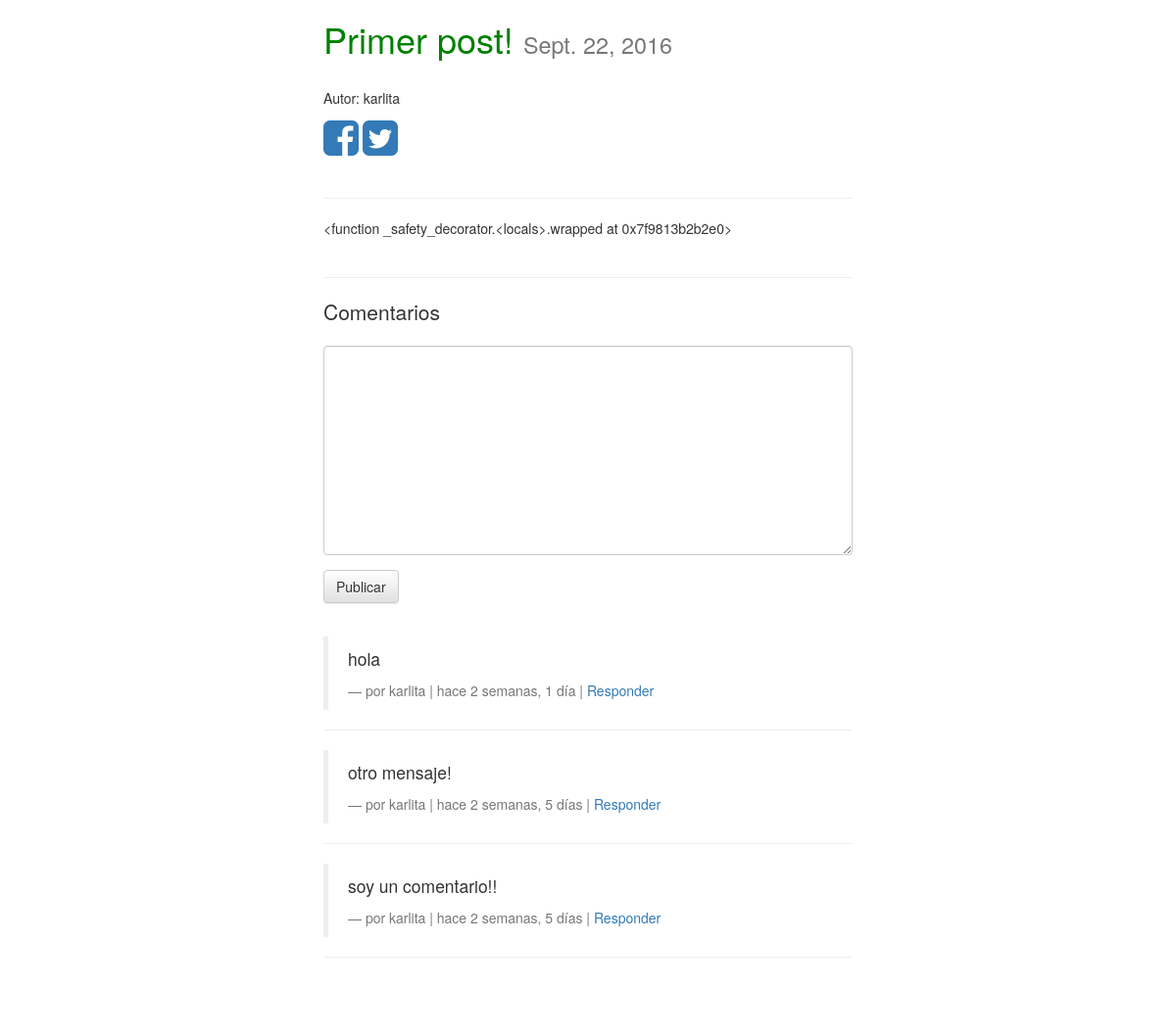
The page /posts/primer-post/ on the database as committed earlier.
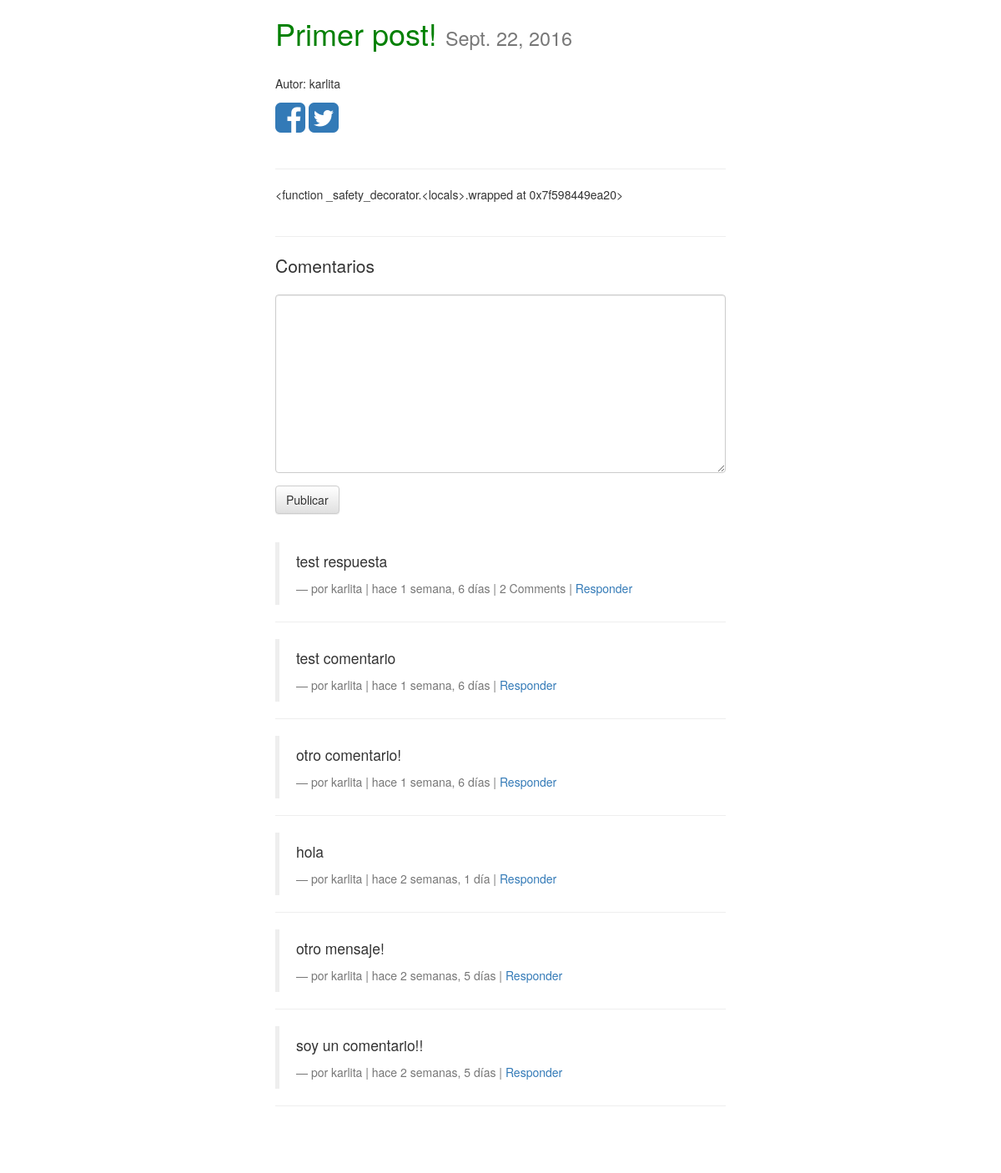
The same page on the database as committed later.
### posts/models.py (models this page shows, shortened)
class Post(models.Model):
	user = models.ForeignKey(settings.AUTH_USER_MODEL, default=1)
	titulo = models.CharField(max_length=150)
	slug = models.SlugField(unique=True)
	imagen = models.ImageField(upload_to=upload_location,
			null=True,
			blank=True,
			height_field="height_field",
			width_field="width_field")
	height_field = models.IntegerField(default=0)
	width_field = models.IntegerField(default=0)
	contenido = models.TextField()
	draft = models.BooleanField(default=False)
	publish = models.DateField(auto_now=False, auto_now_add=False)
	timestamp = models.DateTimeField(auto_now_add=True, auto_now=False)
	actualizado = models.DateTimeField(auto_now_add=False, auto_now=True)
	objects = PostManager()
	class Meta:
		ordering = ["-timestamp", "-actualizado"]
	def get_markdown(self):
		contenido = self.contenido
		markdown_text = markdown(contenido)
		return mark_safe(markdown_text)
	@property
	def comments(self):
		instance = self
		qs = Comment.objects.filter_by_instance(instance)
		return qs
	@property
	def get_content_type(self):
		instance = self
		content_type = ContentType.objects.get_for_model(instance.__class__)
		return content_type

### comments/models.py (models this page shows, shortened)
class Comment(models.Model):
	user = models.ForeignKey(settings.AUTH_USER_MODEL, default=1)
	content_type = models.ForeignKey(ContentType, on_delete=models.CASCADE)
	object_id = models.PositiveIntegerField()
	content_object = GenericForeignKey('content_type', 'object_id')
	parent = models.ForeignKey("self", null=True, blank=True)
	content = models.TextField()
	timestamp = models.DateTimeField(auto_now_add=True)
	objects = CommentManager()
	class Meta:
		ordering = ["-timestamp"]
	def children(self): #respuestas(reply)
		return Comment.objects.filter(parent=self)

### posts/views.py (the view, shortened to what this page needs)
# urls.py: url(r'^(?P<slug>[\w-]+)/$', views.post_detail, name='detail'),
def post_detail(request, slug=None):
	instance = get_object_or_404(Post, slug=slug)
	if instance.publish > timezone.now().date() or instance.draft:
		if not request.user.is_staff or not request.user.is_superuser:
			raise Http404
	share_string = quote_plus(instance.titulo)
	initial_data = {
		"content_type": instance.get_content_type,
		"object_id": instance.id,
	}
	form = CommentForm(request.POST or None, initial=initial_data)
	comments = instance.comments #Comment.objects.filter_by_instance(instance)
	context = {
		"titulo": instance.titulo,
		"instance": instance,
		"share_string": share_string,
		"comments": comments,
		"comment_form": form,
	}
	return render(request, "post_detail.html", context)

### comments/forms.py
class CommentForm(forms.Form):
	content_type	= forms.CharField(widget=forms.HiddenInput)
	object_id		= forms.IntegerField(widget=forms.HiddenInput)
	content 		= forms.CharField(label='', widget=forms.Textarea)

### comments/models.py (called while the page is built)
	def filter_by_instance(self, instance):
		content_type = ContentType.objects.get_for_model(instance.__class__)
		obj_id = instance.id
		qs = super(CommentManager, self).filter(content_type=content_type, object_id=obj_id).filter(parent=None)
		return qs

### posts/templatetags/urlify.py (called while the page is built)
@register.filter
def urlify(value):
	return quote_plus(value)

### templates/post_detail.html (shortened to what this page needs)
{% extends "base.html" %}
{% load urlify %}
{% load crispy_forms_tags %}
{% block content %}
<div class='col-sm-6 col-sm-offset-3'>
<h1>{{ titulo }}  <small>{% if instance.draft %} <span style='color:red;'>DRAFT</span> {% endif %}
{{ instance.publish }}</small></h1><br>
	{% if instance.user.get_full_name %}
	<p>Autor: {{ instance.user.get_full_name }}</p>
	{% else %}
	<p>Autor: {{ instance.user }}</p>
	{% endif %}
<a href="https://www.facebook.com/sharer/sharer.php?u={{ request.build_absolute_uri }}">
<i class="fa fa-facebook-square fa-3x" aria-hidden="true"></i></a>
<a href="https://twitter.com/home?status={{ instance.titulo|urlify }} {{ request.build_absolute_uri }}">
<i class="fa fa-twitter-square fa-3x" aria-hidden="true"></i></a>
<br/><br/><hr/>
<div class='row'>
<div class='col-sm-12'>
<div class='post-detail-art'>{{ instance.get_markdown }}</div>
<br/><hr/>
<div>
<p class='lead'>Comentarios</p>
<form method="POST" action='.'>{% csrf_token %}
	{{ comment_form|crispy }}
	<input type='submit' value='Publicar' class='btn btn-default' />
</form>
<br/>
{% for comment in comments %}
<blockquote>
	<p>{{ comment.content }}</p>
	<footer>por {{ comment.user }} | hace {{ comment.timestamp|timesince }} | {% if comment.children.count > 0 %}{{ comment.children.count }} Comment{% if comment.children.count > 1 %}s{% endif %} | {% endif %}<a class='comment-reply-btn' href='#'>Responder</a></footer>
</blockquote>
<hr/>
{% endfor %}
</div>
<br/>
<br><br>
</div>
</div>
{% endblock %}

### templates/base.html (shortened to what this page needs)
{% load staticfiles %}
<html>
<head>
<link rel="stylesheet" href="https://maxcdn.bootstrapcdn.com/bootstrap/3.3.7/css/bootstrap.min.css">
<link rel="stylesheet" href="https://maxcdn.bootstrapcdn.com/bootstrap/3.3.7/css/bootstrap-theme.min.css">
<link rel="stylesheet" href="https://maxcdn.bootstrapcdn.com/font-awesome/4.6.3/css/font-awesome.min.css">
<link rel='stylesheet' href='{% static "css/base.css" %}' />
</head>
<body>
<div class='container'>
{% block content %}{% endblock %}
</div>
</body>
</html>

### static/css/base.css (style rules this page uses)
h1 { color:green; }

Rows that differ between the two databases and show on the page:
computed for Post "Primer post!": get_markdown "<function _safety_decorator.<locals>.wrapped at 0x7f9813b2b2e0>" → "<function _safety_decorator.<locals>.wrapped at 0x7f598449ea20>"
added Comment: content "test respuesta", user "karlita", timestamp "1 semana, 6 días", children.count "2"
added Comment: content "test comentario", user "karlita", timestamp "1 semana, 6 días"
added Comment: content "otro comentario!", user "karlita", timestamp "1 semana, 6 días"
